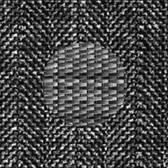
#> input picture w2/w2_data/Texture_mosaic_1.jpg, 168 x 168 px; its folder holds only this picture in this run
$ python w2.py
#> lines starting #> are read from the running program, lines starting #| are printed output that depends on the picture; after the words box and inside, x2 and y2 are one past the last pixel; in counts of white or black regions, pixels touching at a corner belong together
import os

import matplotlib
matplotlib.use('agg')
import matplotlib.pyplot as plt
import matplotlib.image as mpimg
from sklearn.cluster import KMeans
from collections import Counter
import numpy as np


def all_pic():
    '''
    调用所有图片
    :return:
    '''
    for root,dirs,files in os.walk("./w2_data"):
        for file in files:
            k=int(file.split('.')[0].split('_')[2])+1
            vector_length = 3
            for i in range(5,53,2):
                image = pic(os.getcwd()+"/w2_data/"+file,k,vector_length,i)
                plt.imshow(image,'gray')
                plt.savefig(file.split('.')[0]+"_"+str(vector_length)+"_"+str(i)+".jpg")
                print(file.split('.')[0]+"_"+str(vector_length)+"_"+str(i)+".jpg"+" over")
            print(file,"over")

def get_template(scale):
    '''
    根据提供模板大小计算对应模板坐标
    比如大小为3，得到[(-1-,-1),(-1,0),(-1,1),(0,-1),(0,1),(1,-1),(1,0),(1,1)]
    :param scale:模板大小
    :return:
    '''
    ret =[]
    center = scale // 2
    for i in range(scale):
        for j in range(scale):
            if i == center and j == center:
                continue
            ret.append((i-center,j-center))
    return ret

def get_feature(image,template,x,y):
    '''
    根据模板得到某个点的特征
    :param image: numpy.ndarray 图像
    :param template: 模板
    :param x:
    :param y:
    :return:
    '''
    feature = []
    for pos in template:
        if x+pos[0] < 0 or y+pos[1] < 0 or x+pos[0] >= image.shape[0] or y+pos[1] >= image.shape[1]:
            feature.append(0)
        elif image[x+pos[0],y+pos[1]] <= image[x,y]:
            feature.append(0)
        else:
            feature.append(1)
    ret = ''
    for bit in feature:
        ret+=str(bit)
    ret = int(ret,2)
    return ret

def get_histogram(vectors,scale_region,x,y,vector_length):
    '''
    用一定范围的特征得到某个点的直方图特征
    :param vectors:
    :param scale_region:
    :param x:
    :param y:
    :param vector_length:
    :return:
    '''
    template_region = get_template(scale_region)
    features = []
    miss_counter = 0
    for pos in template_region:
        if x+pos[0] < 0 or y+pos[1] < 0 or x+pos[0] >= vectors.shape[0] or y+pos[1] >= vectors.shape[1]:
            miss_counter +=1
            continue
        features.append(vectors[x+pos[0],y+pos[1]])
    freq = Counter(features)
    ret = np.zeros([1,vector_length])
    for pair in freq.items():
        ret[0,pair[0]-1] = pair[1]
    # 假设均匀分布，将统计的数量翻倍
    ret = ret*(1+miss_counter/(len(template_region)-miss_counter))
    ret.astype(dtype=np.int32)
    return ret

def pic(path,k,scale_template,scale_region):
    '''
        根据路径计算每一个图片的值
        :param path:图片路径
        :return:
        '''
#> called with path = 'w2/w2_data/Texture_mosaic_1.jpg', k = 2, scale_template = 3, scale_region = 5
    image = mpimg.imread(path)
#> image is the input picture: shape (168, 168); min 0, max 255, mean 72
    # 得到每个点的特征
    shape = image.shape
#> shape = (168, 168)
    feature_template = get_template(scale_template)
    vectors = np.zeros(shape=(shape[0],shape[1]),dtype=np.int32)
    for i in range(shape[0]):
        for j in range(shape[1]):
            vectors[i,j]=get_feature(image,feature_template,i,j)
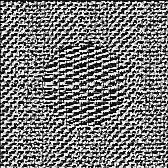
#> vectors: shape (168, 168) int32; min 0, max 255, mean 121.7
    # 得到每个点的直方图特征
    features_histogram = np.zeros(shape=(shape[0]*shape[1],pow(2,len(feature_template))))
    for i in range(shape[0]):
        for j in range(shape[1]):
            features_histogram[i*shape[0]+j,:]=get_histogram(vectors,scale_region,i,j,pow(2,len(feature_template)))
    # 聚类
    y=KMeans(k).fit_predict(features_histogram)
    y.reshape((y.shape[0],1))
    #生成效果图
    image_show=[rank*(255//(k-1)) for rank in y]
    image_show=np.asarray(image_show)
    image_show=np.reshape(image_show,newshape=(image_show.shape[0],1))
    image_show=np.reshape(image_show,newshape=(shape[0],shape[1]))
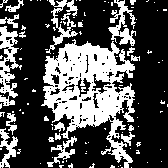
#> image_show: shape (168, 168) int64; 32.6% white; 107 white regions (87 under 20 px), largest, box (x1, y1, x2, y2) and area: (41, 39, 135, 168) 5639, (0, 26, 22, 106) 822, (108, 0, 136, 46) 550

    return image_show

if __name__ == "__main__":
#> (the run stopped early here; a loop or call above may not have finished)
